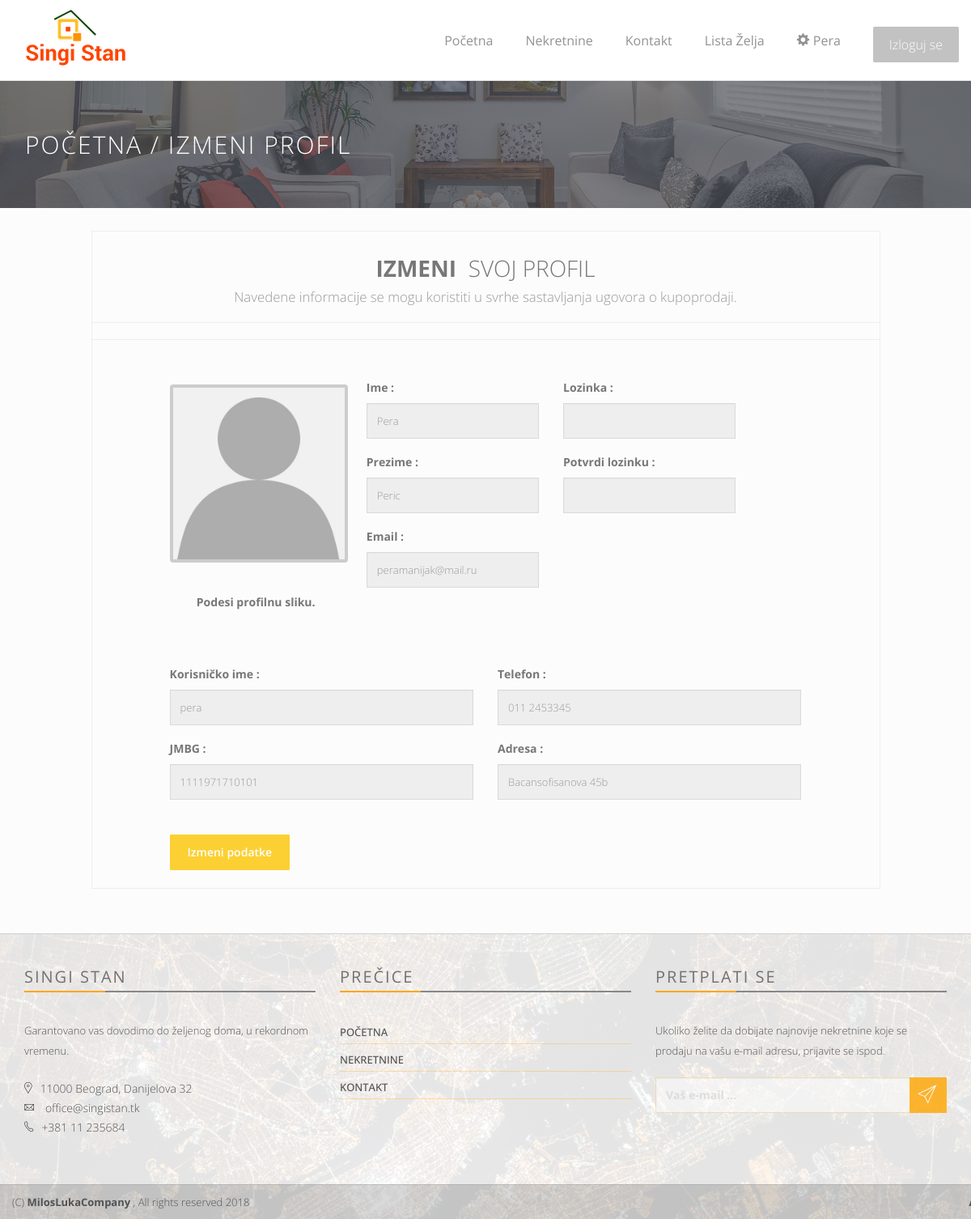
The app's page /profile.php (signed in) with its own data.
### tables this page shows
CREATE TABLE kupac (
    id INT NOT NULL AUTO_INCREMENT PRIMARY KEY,
    ime VARCHAR(50) NOT NULL,
    prezime VARCHAR(50) NOT NULL,
    jmbg VARCHAR(13) NOT NULL,
    adresa VARCHAR(150) NOT NULL,
    telefon VARCHAR(15)NOT NULL,
    korisnicko_ime VARCHAR(20) NOT NULL,
    sifra VARCHAR(50) NOT NULL,
    email VARCHAR(50) NOT NULL,
    putanja_slike VARCHAR(255) NULL
);

### profile.php (the view, shortened to what this page needs)
<!DOCTYPE html>
 <html class="no-js">
    <head>
        <link rel="stylesheet" href="assets/css/normalize.css">
        <link rel="stylesheet" href="assets/css/font-awesome.min.css">
        <link rel="stylesheet" href="assets/css/fontello.css">
        <link href="assets/fonts/icon-7-stroke/css/pe-icon-7-stroke.css" rel="stylesheet">
        <link href="assets/fonts/icon-7-stroke/css/helper.css" rel="stylesheet">
        <link href="assets/css/animate.css" rel="stylesheet" media="screen">
        <link rel="stylesheet" href="assets/css/bootstrap-select.min.css">
        <link rel="stylesheet" href="bootstrap/css/bootstrap.min.css">
        <link rel="stylesheet" href="assets/css/icheck.min_all.css">
        <link rel="stylesheet" href="assets/css/price-range.css">
        <link rel="stylesheet" href="assets/css/owl.carousel.css">
        <link rel="stylesheet" href="assets/css/owl.theme.css">
        <link rel="stylesheet" href="assets/css/owl.transitions.css">
        <link rel="stylesheet" href="assets/css/style.css">
        <link rel="stylesheet" href="assets/css/responsive.css">
        <link rel="stylesheet" href="assets/css/nas_stil.css">
    </head>
    <body>
        <?php
        require 'php/database_connection.php';
        if ($_SESSION['user_type'] === "kupac") {
            $prep = $db->prepare('SELECT * FROM kupac WHERE korisnicko_ime=?;');
        } elseif ($_SESSION['user_type'] === "agent") {
            $prep = $db->prepare('SELECT * FROM agent WHERE korisnicko_ime=?;');
        }
        $prep->execute([$_SESSION['username']]);
        $res = $prep->fetchAll(PDO::FETCH_OBJ);
        ?>
        <nav class="navbar navbar-default navbar-fixed-top  ">
            <div class="container" id="nav_div">
                <div class="navbar-header">
                    <a class="navbar-brand" href="index.php" id="big_logo"><img src="assets/img/logo.png" alt="logo"></a>
                </div>
                <div class="collapse navbar-collapse yamm" id="navigation">
                    <div class="button navbar-right">
                        <?php
                        if (!isset($_SESSION['username'])) {
                            ?>
                            <button class="navbar-btn nav-button wow bounceInRight login" onclick="window.open('login.php', '_self');" data-wow-delay="0.45s">Uloguj se</button>
                            <button class="navbar-btn nav-button wow fadeInRight" onclick="window.open('register.php', '_self');" data-wow-delay="0.48s">Registruj se</button>
                            <?php
                        } else {
                            ?>
                            <button class="navbar-btn nav-button wow fadeInRight" onclick="window.open('php/logout.php', '_self');" data-wow-delay="0.48s">Izloguj se</button>
                        <?php } ?>
                    </div>
                    <ul class="main-nav nav navbar-nav navbar-right">
                        <li class="wow fadeInDown" data-wow-delay="0.3s"><a class="navbar_link" href="index.php">Početna</a></li>
                        <li class="wow fadeInDown" data-wow-delay="0.4s"><a class="navbar_link" href="property_list.php">Nekretnine</a></li>
                        <?php
                        if (!isset($_SESSION['username']) || (isset($_SESSION['username']) && ($_SESSION['user_type'] === "kupac"))) {
                            ?>
                            <li class="wow fadeInDown" data-wow-delay="0.5s"><a class="navbar_link" href="contact.php">Kontakt</a></li>
                            <?php
                        }
                        if (isset($_SESSION['username'])) {
                            if ($_SESSION['user_type'] === "kupac") {
                                ?>
                                <li class="wow fadeInDown" data-wow-delay="0.6s"><a class="navbar_link" href="favourites.php">Lista želja</a></li>
                                <li class="wow fadeInDown" data-wow-delay="0.7s"><a class="" href="profile.php"><span class="glyphicon glyphicon-cog" aria-hidden="true"></span>&nbsp;<?php echo $_SESSION['username']; ?></a></li>
                                <?php
                            } else if ($_SESSION['user_type'] === "agent") {
                                ?>
                                <li class="wow fadeInDown" data-wow-delay="0.5s"><a class="navbar_link" href="agent_appointment.php">Termini gledanja</a></li>
                                <li class="wow fadeInDown dropdown ymm-sw " data-wow-delay="0.6s">
                                    <a href="index.html" class="dropdown-toggle" data-toggle="dropdown" data-hover="dropdown" data-delay="200">Opcije <b class="caret"></b></a>
                                    <ul class="dropdown-menu navbar-nav">
                                        <li>
                                            <a class="navbar_link" href="agent_new_property.php">Dodaj nekretninu</a>
                                        </li>
                                        <li>
                                            <a class="navbar_link" href="customers.php">Lista kupaca</a>
                                        </li>
                                        <li>
                                            <a class="navbar_link" href="agent_contract.php">Ugovori</a>
                                        </li>
                                    </ul>
                                </li>
                                <li class="wow fadeInDown" data-wow-delay="0.7s"><a class="navbar_link" href="profile.php"><span class="glyphicon glyphicon-cog" aria-hidden="true"></span>&nbsp;<?php echo $_SESSION['username']; ?></a></li>
                                <?php
                            }
                        }
                        ?>
                    </ul>
                </div>
            </div>
        </nav>
        <div class="page-head" style="margin-top: 100px;">
            <div class="container">
                <div class="row">
                    <div class="page-head-content">
                        <h1 class="page-title">Početna / Izmeni profil</h1>
                    </div>
                </div>
            </div>
        </div>
        <div class="content-area user-profiel" style="background-color: #FCFCFC;">&nbsp;
            <div class="container">
                <div class="row">
                    <div class="col-sm-10 col-sm-offset-1 profiel-container">
                        <form action="php/change_profile.php" method="post">
                            <div class="profiel-header">
                                <h3>
                                    <b>IZMENI&nbsp; </b>SVOJ PROFIL  <br>
                                    <?php
                                    if ($_SESSION['user_type'] === "kupac") {
                                        echo "<small>Navedene informacije se mogu koristiti u svrhe sastavljanja ugovora o kupoprodaji.</small>";
                                    }
                                    ?>
                                </h3>
                                <hr>
                                <hr>
                            </div>
                            <div class="clear">
                                <div class="col-sm-3 col-sm-offset-1">
                                    <div class="picture-container">
                                        <div class="picture">
                                            <img src="assets/img/profile_blank.jpg" class="picture-src" id="wizardPicturePreview" title=""/>
                                        </div>
                                        <label>Podesi profilnu sliku.</label>
                                    </div>
                                </div>
                                <div class="col-sm-3 padding-top-25">
                                    <div class="form-group">
                                        <label>Ime : <small hidden> (obavezno)</small></label>
                                        <?php echo "<input name='firstname' type='text' class='form-control' value='" . $res[0]->ime . "' readonly>\n"; ?>
                                    </div>
                                    <div class="form-group">
                                        <label>Prezime : <small hidden> (obavezno)</small></label>
                                        <?php echo " <input name='lastname' type='text' class='form-control' required readonly value='" . $res[0]->prezime . "'> \n"; ?>
                                    </div>
                                    <div class="form-group">
                                        <label>Email : <small hidden> (obavezno)</small></label>
                                        <?php echo "<input name='email' type='email' class='form-control' required readonly value='" . $res[0]->email . "'> \n"; ?>
                                    </div>
                                </div>
                                <div class="col-sm-3 padding-top-25">
                                    <div id="sifra1" class="form-group sifra">
                                        <label>Lozinka : <small hidden> (obavezno)</small></label>
                                        <input name="password" id="password" type="password" class="form-control" required readonly>
                                    </div>
                                    <div id="sifra2" class="form-group sifra">
                                        <label>Potvrdi lozinku : <small hidden> (obavezno)</small></label>
                                        <input type="password" id="confirm_password" class="form-control" required readonly>
                                    </div>
                                </div>
                            </div>
                            <div class="clear">
                                <br>
                                <br>
                                <div class="col-sm-5 col-sm-offset-1">
                                    <div class="form-group">
                                        <label>Korisničko ime : <small hidden> (obavezno)</small></label>
                                        <?php echo "<input name='username' type='text' class='form-control' required readonly value='" . $res[0]->korisnicko_ime . "'> \n"; ?>
                                    </div>
                                    <div class="form-group">
                                        <label>JMBG : <small hidden> (obavezno)</small></label>
                                        <?php echo "<input name='jmbg' type='number' class='form-control' required readonly value='" . $res[0]->jmbg . "'> \n"; ?>
                                    </div>
                                </div>
                                <div class="col-sm-5">
                                    <div class="form-group">
                                        <label>Telefon : </label>
                                        <?php echo "<input name='tel' type='text' class='form-control' readonly value='" . $res[0]->telefon . "'> \n"; ?>
                                    </div>
                                    <div class="form-group">
                                        <label>Adresa : </label>
                                        <?php echo "<input name='address' type='text' class='form-control' readonly value='" . $res[0]->adresa . "'> \n"; ?>
                                    </div>
                                </div>
                            </div>
                            <div class="col-sm-5 col-sm-offset-1">
                                <br>
                                <input type='button' id="edit_profile" class='btn btn-finish btn-primary' name='edit' value='Izmeni podatke' />
                            </div>
                            <br>
                            <br>
                            <br>
                        </form>
                    </div>
                </div>
            </div>
        </div>
        <div class="footer-area">
            <div class=" footer">
                <div class="container">
                    <div class="row">
                        <div class="col-md-4 col-sm-6 wow fadeInRight animated">
                            <div class="single-footer">
                                <h4>Singi Stan</h4>
                                <div class="footer-title-line"></div>
                                <p>Garantovano vas dovodimo do željenog doma, u rekordnom vremenu.</p>
                                <ul class="footer-adress">
                                    <li><i class="pe-7s-map-marker strong"> </i>11000 Beograd, Danijelova 32</li>
                                    <li><i class="pe-7s-mail strong"> </i> office@singistan.tk</li>
                                    <li><i class="pe-7s-call strong"> </i>+381 11 235684</li>
                                </ul>
                            </div>
                        </div>
                        <div class="col-md-4 col-sm-6 wow fadeInRight animated">
                            <div class="single-footer">
                                <h4>Prečice </h4>
                                <div class="footer-title-line"></div>
                                <ul class="footer-menu">
                                    <li><a href="index.php">Početna</a>  </li>
                                    <li><a href="property_list.php">Nekretnine</a>  </li>
                                    <li><a href="contact.php">Kontakt </a></li>
                                </ul>
                            </div>
                        </div>
                        <div class="col-md-4 col-sm-6 wow fadeInRight animated">
                            <div class="single-footer news-letter">
                                <h4>Pretplati se</h4>
                                <div class="footer-title-line"></div>
                                <p>Ukoliko želite da dobijate najnovije nekretnine koje se prodaju na vašu e-mail adresu, prijavite se ispod.</p>
                                <form>
                                    <div class="input-group">
                                        <input class="form-control" type="text" placeholder="Vaš e-mail ... ">
                                        <span class="input-group-btn">
                                            <button class="btn btn-primary subscribe" type="button"><i class="pe-7s-paper-plane pe-2x"></i></button>
                                        </span>
                                    </div>
                                </form>
                            </div>
                        </div>
                    </div>
                </div>
            </div>
            <div class="footer-copy text-center">
                <div class="container">
                    <div class="row">
                        <div class="pull-left">
                            <span> (C) <b>MilosLukaCompany</b> , All rights reserved 2018  </span>
                        </div>
                        <div class="bottom-menu pull-right">
                            <a href="javascript:" id="return-to-top"><p class="i">/\</p></a>
                        </div>
                    </div>
                </div>
            </div>
        </div>
    </body>
</html>

### assets/css/nas_stil.css (style rules this page uses)
.navbar-brand>img { display: block; margin-top: -20px; }
.news-letter .form-control { color:#fff; font-weight: bold; }
#return-to-top { position: absolute; bottom: 2px; background-color: transparent; width: 40px; height: 40px; display: block; text-decoration: none; -webkit-border-radius: 30px; -moz-border-radius: 30px; border-radius: 35px; -webkit-transition: all 0.3s linear; -moz-transition: all 0.3s ease; -ms-transition: all 0.3s ease; -o-transition: all 0.3s ease; transition: all 0.3s ease; }
#return-to-top p { color: #555; padding-bottom: 0px; margin: 0; position: relative; font-size: 19px; top:4px; -webkit-transition: all 0.3s ease; -moz-transition: all 0.3s ease; -ms-transition: all 0.3s ease; -o-transition: all 0.3s ease; transition: all 0.3s ease; }

### records on screen
kupac: firstname "Pera", lastname "Peric", email "peramanijak@mail.ru", username "pera", jmbg "1111971710101", tel "011 2453345", address "Bacansofisanova 45b"

### other values on screen
$_SESSION['username'] "Pera"
